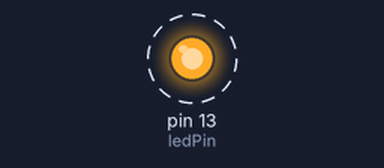
A sketch run on a simulated Arduino Uno, built with avr-gcc and run on an emulated ATmega328P. On the bench: output pins drawn as LEDs (lit = HIGH). Dashed ring = blinking.

Above: at 0.5 s.
Timing chart, 0 to 4.6 s (numbered marks = the images above):
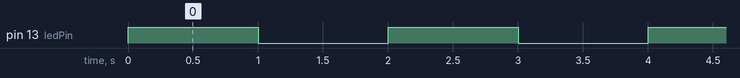

Measured:
- by itself, pin 13 (ledPin): alternates HIGH for 1.0 s and LOW for 1.0 s

The sketch:

Blinking-LED.ino
```cpp
const int ledPin = 13; // defining it a constant to make it easier to change later

void setup()
{
  pinMode(ledPin, OUTPUT);
}

void loop()
{
  digitalWrite(13, HIGH); // turns on led
  delay(1000); // waits 1 second
  digitalWrite(13,LOW); // turns off led
  delay(1000); // waits 1 second
}
```
